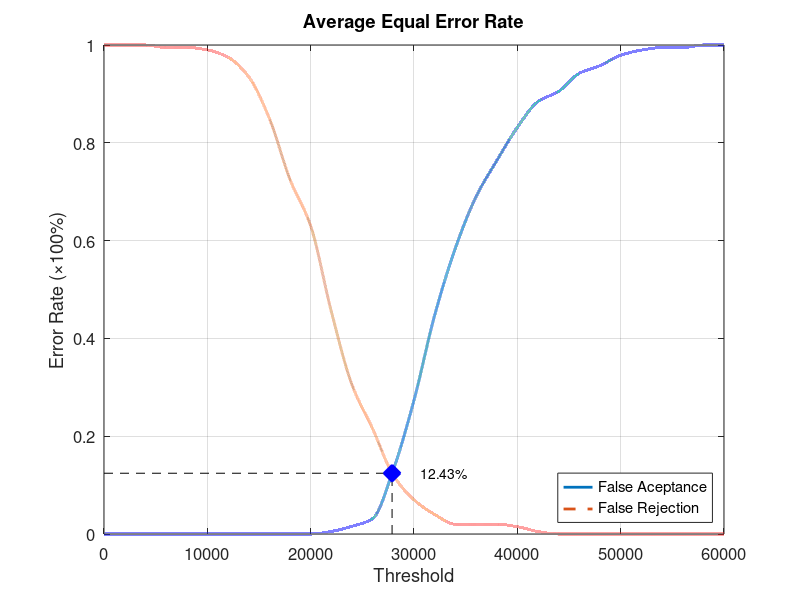
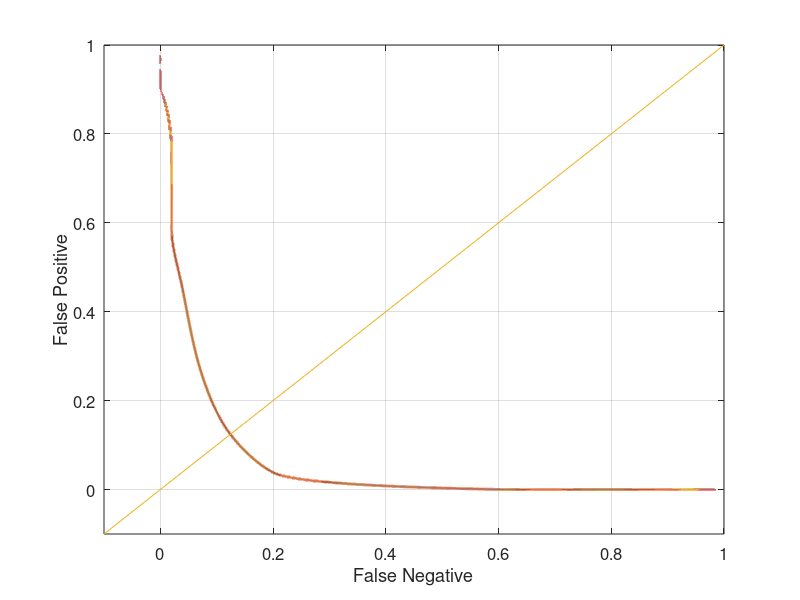

MATLAB code to generate these figures, in order:
function yEER = Database4_2
close all;
clear;
clc;
x = 0:2000:60000;
xq = 0:0.5:60000;

y0 = [0 0 0 0 0 0 0 0 0 0 0 0.00526316 0.0157895 0.0315789 0.131579 0.273684 0.447368 0.584211 0.689474 0.763158 0.831579 0.884211 0.905263 0.942105 0.957895 0.978947 0.989474 0.994737 0.994737 1 1];
yy0 = interp1(x, y0, xq, 'pchip');
y1 = [1 1 1 0.995 0.995 0.99 0.975 0.935 0.85 0.725 0.63 0.455 0.305 0.215 0.12 0.07 0.04 0.02 0.02 0.02 0.015 0.005 0 0 0 0 0 0 0 0 0];
yy1 = interp1(x, y1, xq, 'pchip');

% Calculating EER: 
y2 = abs(y0 - y1);
find(y2 == min(y2))
yy2 = abs(yy0 - yy1);
xEER = find(yy2 == min(yy2));
xEERIndex = xq(xEER) % X-axis EER
yEER = yy0(xEER) % Y-axis EER

main = figure
plot(xq, yy0,'-','LineWidth', 2);	hold on
plot(xq, yy1,'--','LineWidth', 2);	hold on
plot([xEERIndex xEERIndex], [0 yEER], 'k--');	hold on
plot([0 xEERIndex], [yEER yEER], 'k--');	hold on
plot(xEERIndex, yEER, 'bx', 'LineWidth', 10);	hold on
text(xEERIndex + 10 * xEERIndex / 100, yEER, [num2str(round((10000 * yEER)) / 100) '%'])
legend('False Aceptance', 'False Rejection', 'Location', 'SouthEast')
xlabel('Threshold')
ylabel('Error Rate (\times100%)')
title('Average Equal Error Rate')
set(gca, 'FontSize', 12)
axis([0 60000 0 1])
grid on

print(main, 'Database4_2Main', '-dpng');
FNRxFPR = figure('Color', [1 1 1]);
plot(yy1, yy0, '-', yy1, yy0, 'LineWidth', 2);
hold on
y = -0.1:0.1:1
plot(y, y); 
set(gca, 'FontSize', 12)
xlabel('False Negative')
ylabel('False Positive')
axis([-0.1 1 -0.1 1])
set(gca, 'FontSize', 12)
grid on

print(FNRxFPR, 'Database4_2FNRxFPR','-dpng');
end
